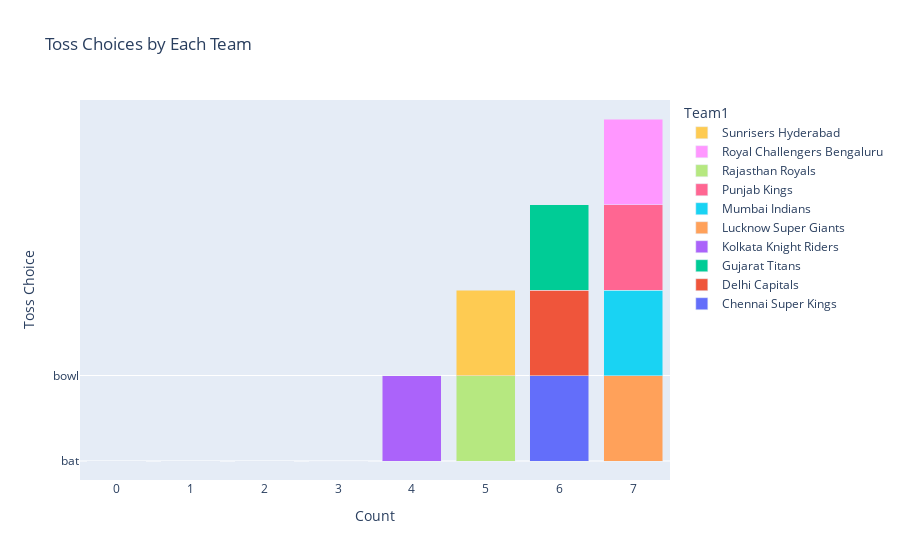

Notebook source saved alongside this figure:
### Code cell
team1 = pd.crosstab(index=ds.tossChoice, columns=ds.Team1)

fig = go.Figure()

for team in team1.columns:
    fig.add_trace(go.Bar(
        y=team1.index,      
        x=team1[team],        
        name=team,
    ))

fig.update_layout(
    barmode='stack',
    title='Toss Choices by Each Team',
    xaxis_title='Count',
    yaxis_title='Toss Choice',
    legend_title='Team1'
)

fig.show()

### Figure 1 — Plotly figure (JSON) as saved in the notebook; plotly's stock layout.template omitted (floating-point values rounded to 4 significant figures)
{"data": [{"name": "Chennai Super Kings", "type": "bar", "x": [1, 6], "y": ["bat", "bowl"]}, {"name": "Delhi Capitals", "type": "bar", "x": [1, 6], "y": ["bat", "bowl"]}, {"name": "Gujarat Titans", "type": "bar", "x": [2, 6], "y": ["bat", "bowl"]}, {"name": "Kolkata Knight Riders", "type": "bar", "x": [3, 4], "y": ["bat", "bowl"]}, {"name": "Lucknow Super Giants", "type": "bar", "x": [0, 7], "y": ["bat", "bowl"]}, {"name": "Mumbai Indians", "type": "bar", "x": [0, 7], "y": ["bat", "bowl"]}, {"name": "Punjab Kings", "type": "bar", "x": [2, 7], "y": ["bat", "bowl"]}, {"name": "Rajasthan Royals", "type": "bar", "x": [2, 5], "y": ["bat", "bowl"]}, {"name": "Royal Challengers Bengaluru", "type": "bar", "x": [0, 7], "y": ["bat", "bowl"]}, {"name": "Sunrisers Hyderabad", "type": "bar", "x": [2, 5], "y": ["bat", "bowl"]}], "layout": {"barmode": "stack", "legend": {"title": {"text": "Team1"}}, "title": {"text": "Toss Choices by Each Team"}, "xaxis": {"title": {"text": "Count"}}, "yaxis": {"title": {"text": "Toss Choice"}}}}
